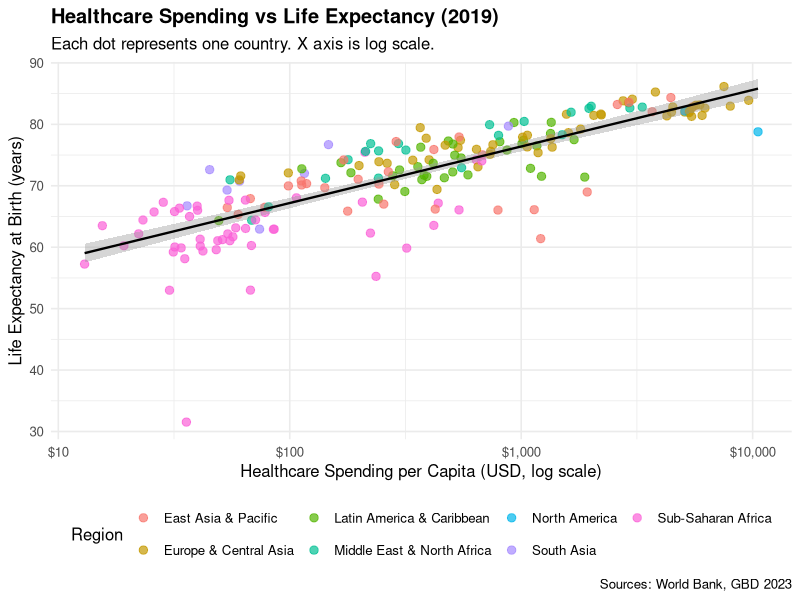
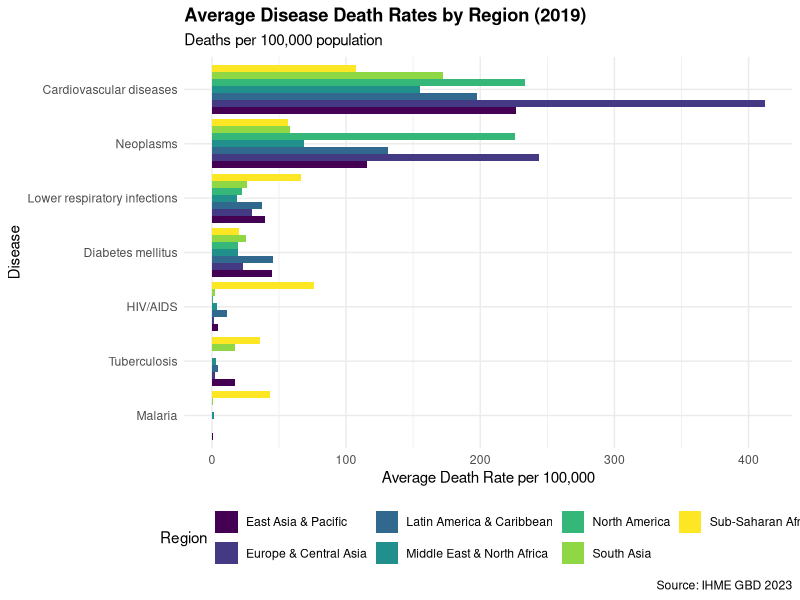
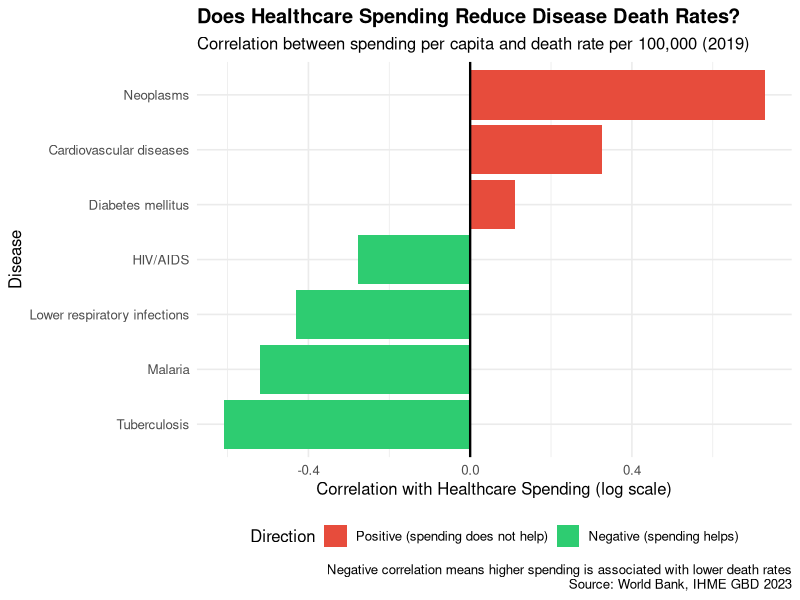
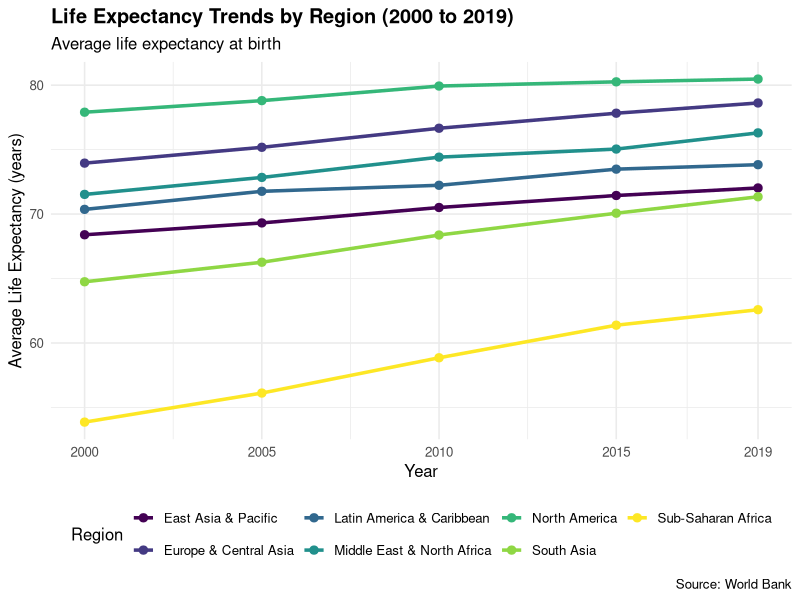
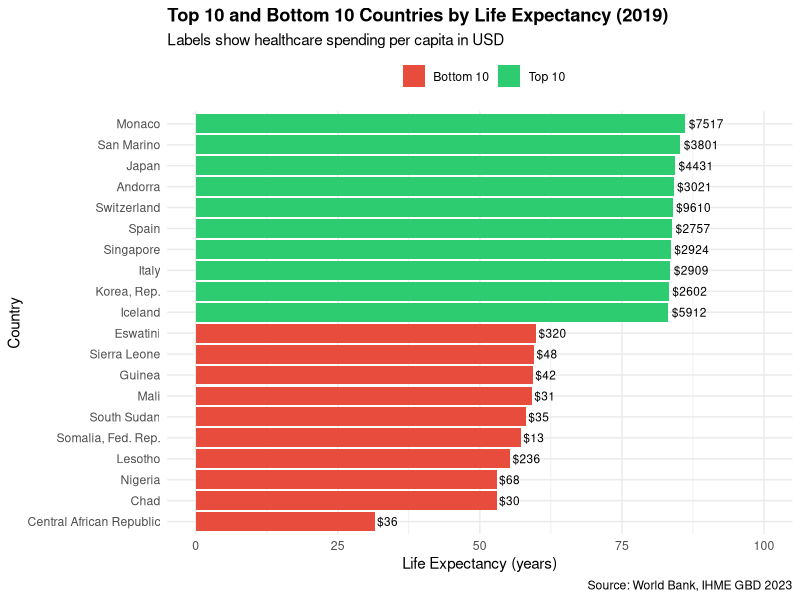

R code for these plots, in order:
## ---- chunk 1
knitr::opts_chunk$set(echo = TRUE, warning = FALSE, message = FALSE)
library(tidyverse)
library(ggplot2)
library(scales)
library(viridis)
## ---- chunk 2
merged_full <- read_csv("./data/processed/merged_full.csv",
                        show_col_types = FALSE)

df <- merged_full %>%
  filter(
    !is.na(health_spending_per_capita),
    !is.na(wb_life_expectancy),
    !is.na(region),
    !is.na(cause),
    cause != "NA",
    year %in% c(2000, 2005, 2010, 2015, 2019)
  )

cat("Countries in analysis:", n_distinct(df$country), "\n")
cat("Years covered:", unique(df$year), "\n")
cat("Diseases analysed:", unique(df$cause), "\n")
## ---- chunk 3
df_2019 <- df %>%
  filter(year == 2019) %>%
  distinct(country, country_code, region,
           health_spending_per_capita, wb_life_expectancy)

ggplot(df_2019,
       aes(x = health_spending_per_capita,
           y = wb_life_expectancy,
           color = region)) +
  geom_point(alpha = 0.7, size = 2.5) +
  geom_smooth(method = "lm", se = TRUE,
              color = "black", linewidth = 0.8) +
  scale_x_log10(labels = dollar_format(prefix = "$")) +
  labs(
    title = "Healthcare Spending vs Life Expectancy (2019)",
    subtitle = "Each dot represents one country. X axis is log scale.",
    x = "Healthcare Spending per Capita (USD, log scale)",
    y = "Life Expectancy at Birth (years)",
    color = "Region",
    caption = "Sources: World Bank, GBD 2023"
  ) +
  theme_minimal(base_size = 12) +
  theme(plot.title = element_text(face = "bold"),
        legend.position = "bottom")
## ---- chunk 4
df_disease_region <- df %>%
  filter(year == 2019, cause != "Total cancers") %>%
  group_by(region, cause) %>%
  summarise(avg_death_rate = mean(death_rate_per_100k, na.rm = TRUE),
            .groups = "drop")

ggplot(df_disease_region,
       aes(x = reorder(cause, avg_death_rate),
           y = avg_death_rate,
           fill = region)) +
  geom_col(position = "dodge") +
  coord_flip() +
  scale_fill_viridis_d() +
  labs(
    title = "Average Disease Death Rates by Region (2019)",
    subtitle = "Deaths per 100,000 population",
    x = "Disease",
    y = "Average Death Rate per 100,000",
    fill = "Region",
    caption = "Source: IHME GBD 2023"
  ) +
  theme_minimal(base_size = 11) +
  theme(plot.title = element_text(face = "bold"),
        legend.position = "bottom")
## ---- chunk 5
df_corr <- df %>%
  filter(year == 2019, cause != "Total cancers",
         !is.na(death_rate_per_100k)) %>%
  group_by(cause) %>%
  summarise(
    correlation = cor(log10(health_spending_per_capita),
                      death_rate_per_100k,
                      use = "complete.obs"),
    n_countries = n(),
    .groups = "drop"
  ) %>%
  arrange(correlation)

ggplot(df_corr,
       aes(x = reorder(cause, correlation),
           y = correlation,
           fill = correlation < 0)) +
  geom_col() +
  coord_flip() +
  scale_fill_manual(
    values = c("TRUE" = "#2ecc71", "FALSE" = "#e74c3c"),
    labels = c("TRUE" = "Negative (spending helps)",
               "FALSE" = "Positive (spending does not help)")
  ) +
  geom_hline(yintercept = 0, linewidth = 0.8) +
  labs(
    title = "Does Healthcare Spending Reduce Disease Death Rates?",
    subtitle = "Correlation between spending per capita and death rate per 100,000 (2019)",
    x = "Disease",
    y = "Correlation with Healthcare Spending (log scale)",
    fill = "Direction",
    caption = "Negative correlation means higher spending is associated with lower death rates\nSource: World Bank, IHME GBD 2023"
  ) +
  theme_minimal(base_size = 12) +
  theme(plot.title = element_text(face = "bold"),
        legend.position = "bottom")
## ---- chunk 6
df_trend <- df %>%
  distinct(country, country_code, region, year, wb_life_expectancy) %>%
  group_by(region, year) %>%
  summarise(avg_life_exp = mean(wb_life_expectancy, na.rm = TRUE),
            .groups = "drop")

ggplot(df_trend,
       aes(x = year, y = avg_life_exp,
           color = region, group = region)) +
  geom_line(linewidth = 1.2) +
  geom_point(size = 2.5) +
  scale_x_continuous(breaks = c(2000, 2005, 2010, 2015, 2019)) +
  scale_color_viridis_d() +
  labs(
    title = "Life Expectancy Trends by Region (2000 to 2019)",
    subtitle = "Average life expectancy at birth",
    x = "Year",
    y = "Average Life Expectancy (years)",
    color = "Region",
    caption = "Source: World Bank"
  ) +
  theme_minimal(base_size = 12) +
  theme(plot.title = element_text(face = "bold"),
        legend.position = "bottom")
## ---- chunk 7
df_country_2019 <- df %>%
  filter(year == 2019) %>%
  distinct(country, region, wb_life_expectancy,
           health_spending_per_capita) %>%
  arrange(desc(wb_life_expectancy))

top10 <- head(df_country_2019, 10) %>% mutate(group = "Top 10")
bottom10 <- tail(df_country_2019, 10) %>% mutate(group = "Bottom 10")
top_bottom <- bind_rows(top10, bottom10)

ggplot(top_bottom,
       aes(x = reorder(country, wb_life_expectancy),
           y = wb_life_expectancy,
           fill = group)) +
  geom_col() +
  geom_text(aes(label = paste0("$", round(health_spending_per_capita, 0))),
            hjust = -0.1, size = 3) +
  coord_flip() +
  scale_fill_manual(values = c("Top 10" = "#2ecc71",
                               "Bottom 10" = "#e74c3c")) +
  scale_y_continuous(limits = c(0, 100)) +
  labs(
    title = "Top 10 and Bottom 10 Countries by Life Expectancy (2019)",
    subtitle = "Labels show healthcare spending per capita in USD",
    x = "Country",
    y = "Life Expectancy (years)",
    fill = "",
    caption = "Source: World Bank, IHME GBD 2023"
  ) +
  theme_minimal(base_size = 11) +
  theme(plot.title = element_text(face = "bold"),
        legend.position = "top")
## ---- chunk 8
sessionInfo()
